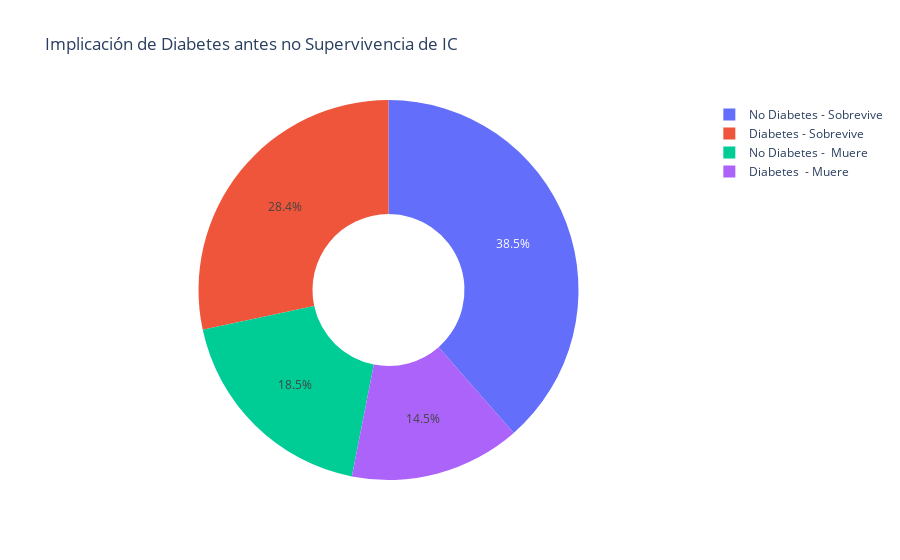

Notebook cell for this chart:
### Markdown cell above
<h2 style="color: #e4e978">¿Qué tan probable es que una persona con diabetes o sin diabetes sobreviva ante la IC?</h2>
La diabetes está estrechamente asociada a la insuficiencia cardíaca y, de hecho, se estima que cerca del 40% de los pacientes con insuficiencia cardiaca son diabéticos. A su vez, la diabetes acelera la evolución de esta enfermedad cardiaca.

### Code cell
d1 = train[(train["DEATH_EVENT"]==0) & (train["diabetes"]==0)]              #Asociamos 4 combinaciones de datos entre 
d2 = train[(train["DEATH_EVENT"]==0) & (train["diabetes"]==1)]              #el evento de muerte (0 vive - 1 muere) y 
d3 = train[(train["DEATH_EVENT"]==1) & (train["diabetes"]==0)]              #diabetes (0 no tiene - 1 tiene) a una variable.
d4 = train[(train["DEATH_EVENT"]==1) & (train["diabetes"]==1)]


label2 = ['No Diabetes - Sobrevive','Diabetes - Sobrevive', "No Diabetes -  Muere", "Diabetes  - Muere"]
values2 = [len(d1),len(d2),len(d3),len(d4)]                                 #Evaluación de porcentaje de datos obtenidos

fig = go.Figure(data=[go.Pie(labels=label2, values=values2, hole=.4)])
fig.update_layout(title_text="Implicación de Diabetes antes no Supervivencia de IC")
fig.show()

### Figure 1 — Plotly figure (JSON) as saved in the notebook; plotly's stock layout.template omitted (floating-point values rounded to 4 significant figures)
{"data": [{"hole": 0.4, "labels": ["No Diabetes - Sobrevive", "Diabetes - Sobrevive", "No Diabetes -  Muere", "Diabetes  - Muere"], "type": "pie", "values": [106, 78, 51, 40]}], "layout": {"title": {"text": "Implicación de Diabetes antes no Supervivencia de IC"}}}
